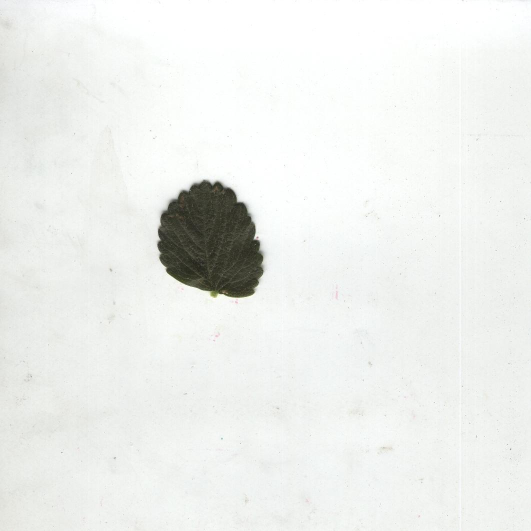
#> input picture database/fresa.1.jpg, 1062 x 1062 px (shown at 1/2 size)
$ python test_thres.py database/fresa.1.jpg 5 5   (Python 2 division)
#> lines starting #> are read from the running program, lines starting #| are printed output that depends on the picture; after the words box and inside, x2 and y2 are one past the last pixel; in counts of white or black regions, pixels touching at a corner belong together
### contour_fft.py
import numpy as np
import time
import cv2

def get_contour_fft(image_path, show_image=False, show_values=False):
    ''' Obtains FFT from contour vector of a leaf image in image_path

    This function takes three arguments: the path to the image, and two more
    to show the image from image_path and show the obtained values. Calculates
    a vector from the contour of the leaf in a clockwise direction and returns
    the FFT from that vector
    '''
#> called with image_path = 'database/fresa.1.jpg', show_image = 5, show_values = 5
    # Loads the image from image_path
    img = cv2.imread(image_path)[:,:,0]
#> img: shape (1062, 1062); min 14, max 255, mean 235.6

    # Applies Otsu threshold
    ret2,img = cv2.threshold(img,0,255,cv2.THRESH_BINARY+cv2.THRESH_OTSU)
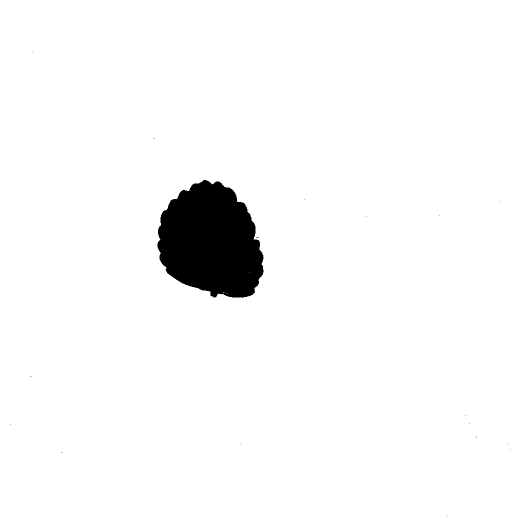
#> img: shape (1062, 1062) (shown at 1/2 size); 96.7% white; 18 black regions (17 under 20 px), largest, box (x1, y1, x2, y2) and area: (315, 360, 527, 595) 37168
#> ret2 = 146

    # Closing operation (wich would be opening if object were white) to
    # eliminate noise due to small particles as dust
    kernel = np.ones((3,3), np.uint8)
    image = cv2.morphologyEx(img, cv2.MORPH_CLOSE, kernel)
#> image: shape (1062, 1062); 96.7% white; 1 black region, box (x1, y1, x2, y2) and area: (315, 360, 527, 595) 37159

    # Shows the black and white image with grayed contour
    if show_image:
        cv2.namedWindow('image', cv2.WINDOW_NORMAL)
        cv2.resizeWindow('image', 480,480)
        cv2.imshow('image', image)
        cv2.waitKey(0)
        cv2.destroyAllWindows()

    # Finds a point to start the algorithm
    flag = 0
    for i in xrange(len(image)):
        for j in xrange(len(image[0])):
            if image[i, j] == 0:
                x_i = i
                y_i = j
                flag = 1
                break
        if flag:
            break

    next = 3
    # [x, y] is the starting point
    x = x_i
    y = y_i
    image[x, y] = 128
#> image: shape (1062, 1062); min 0, max 255, mean 246.6
    values = list()

    # Find the vector of directions around the leaf's contour
    while x != x_i or y != y_i or len(values) == 0:
        # Creates a list with the neighbour pixels
        neighbours = [[x-1, y-1], [x-1, y], [x-1, y+1], [x, y+1], [x+1, y+1],
            [x+1, y], [x+1, y-1], [x, y-1]]
        # Finds the direction of the next pixel clockwise
        for i in range(8):
            pixel = image[neighbours[next][0], neighbours[next][1]]
            if pixel == 0 or pixel == 128:
                break
            next = next + 1
            if next == 8:
                next = 0

        values.append(next)

        # Updates the actual pixel value
        x = neighbours[next][0]
        y = neighbours[next][1]

        # Changes the pixel color to gray to make it visible on the image
        image[x,y] = 128

        # Little trick to make the algorithm work
        if next < 2:
            next = 5 + next
        else:
            next = next - 2
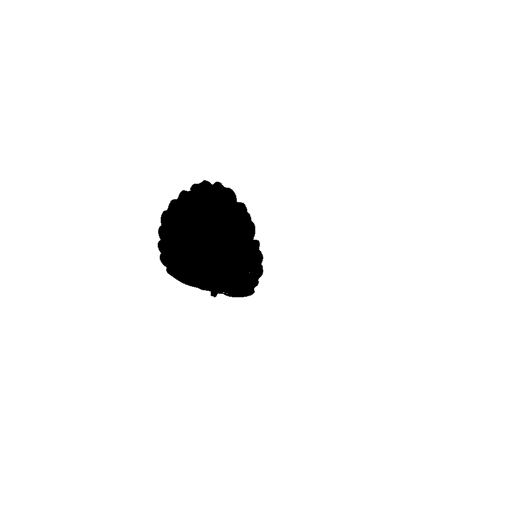
#> image: shape (1062, 1062) (shown at 1/2 size); min 0, max 255, mean 246.7
#> after the loop, next = 0; values = 704 values, max 7 at index 271, min 0 at index 329, mean 3.58

    # Prints amount of values and how many times each one has been repeated
    if show_values:
        print 'Values: {}, 0s: {}, 1s: {}, 2s: {}, 3s: {}, 4s: {}, 5s: {}, '\
            '6s: {}, 7s: {}'.format(len(values), values.count(0),
            values.count(1), values.count(2), values.count(3), values.count(4),
            values.count(5), values.count(6), values.count(7))
#| Values: 704, 0s: 77, 1s: 109, 2s: 64, 3s: 90, 4s: 79, 5s: 129, 6s: 42, 7s: 114

    # Zero padding to get a 4096 length vector
    while (len(values) < 2**12):
        values.append(0)
#> after the loop, values = 4096 values, max 7 at index 271, min 0 at index 329, mean 0.615

    # Computes FFT, eliminates the second half of the spectrum and computes
    # absoulte values
    fft = np.fft.fft(values)[1:2**11+1]
    fft = np.absolute(fft)
#> fft = 2048 values, max 2427.9 at index 0, min 1.56 at index 846, mean 44.68

    # Normalizes the vector to an amplitude of 100
    m = max(fft) / 100.0
#> m = 24.28
    for i in xrange(len(fft)):
        fft[i] /= m
#> after the loop, fft = 2048 values, max 100 at index 0, min 0.0642 at index 846, mean 1.84

    return fft

### test_thres.py
import matplotlib.pyplot as plt
import contour_fft
import numpy as np
import sys

if len(sys.argv) < 2 or len(sys.argv) > 4:
    print 'Error: This program should receive one to three arguments'
    print 'Usage: python2 test_thres.py "Path_to_image" "show_image" "show_values"'
    print 'Example: python2 test_thres.py images/leaf1.jpg 1 0'
    print 'Example: python2 test_thres.py images/leaf1.jpg 0'
    print 'Example: python2 test_thres.py images/leaf1.jpg\n'
    sys.exit()

image_path = sys.argv[1]
show_image = False if len(sys.argv) < 3 else int(sys.argv[2])
show_values = False if len(sys.argv) < 4 else int(sys.argv[3])
fft = contour_fft.get_contour_fft(image_path, show_image, show_values)

# [6 lines of commented-out code are left out]

$ run again, on database/fresa.14.jpg
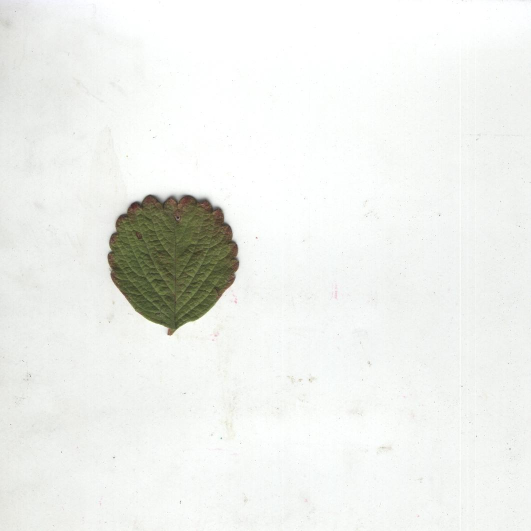
#> input picture database/fresa.14.jpg, 1062 x 1062 px (shown at 1/2 size)
#> in get_contour_fft, `ret2,img = cv2.threshold(img,0,255,cv2.THRESH_BINARY+cv2.THRESH_OTSU)`:
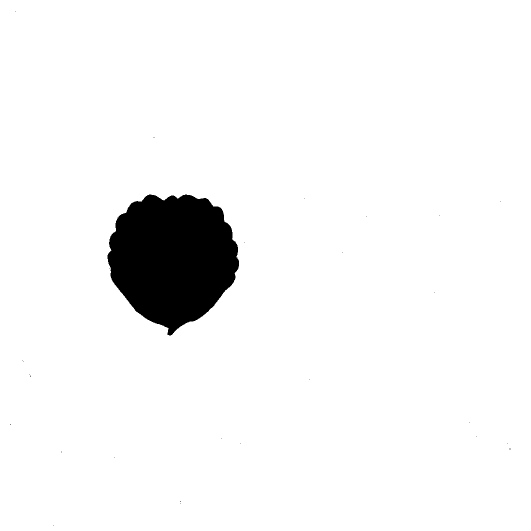
#> img: shape (1062, 1062) (shown at 1/2 size); 95.3% white; 28 black regions (27 under 20 px), largest, box (x1, y1, x2, y2) and area: (215, 389, 478, 671) 53380
#> ret2 = 153
#> after the loop in get_contour_fft, `while x != x_i or y != y_i or len(values) == 0:`:
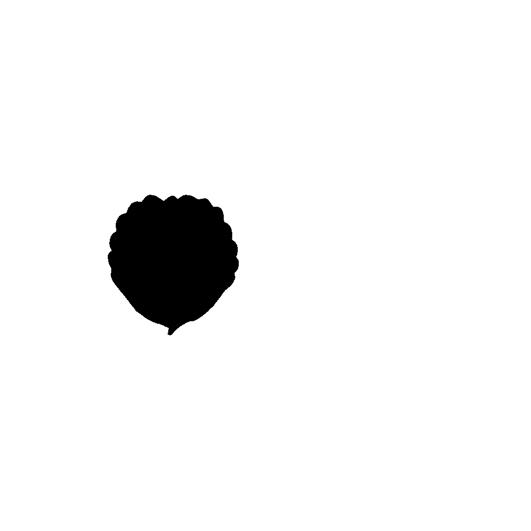
#> image: shape (1062, 1062) (shown at 1/2 size); min 0, max 255, mean 243
#> after the loop in get_contour_fft, `while x != x_i or y != y_i or len(values) == 0:`: next = 0; values = 788 values, max 7 at index 312, min 0 at index 443, mean 3.36
#| Values: 788, 0s: 99, 1s: 121, 2s: 82, 3s: 116, 4s: 79, 5s: 113, 6s: 110, 7s: 68
#> after the loop in get_contour_fft, `while (len(values) < 2**12):`: values = 4096 values, max 7 at index 312, min 0 at index 443, mean 0.647
#> in get_contour_fft, `fft = np.absolute(fft)`: fft = 2048 values, max 2540.2 at index 0, min 0.682 at index 233, mean 38
#> m = 25.4
#> after the loop in get_contour_fft, `for i in xrange(len(fft)):`: fft = 2048 values, max 100 at index 0, min 0.0268 at index 233, mean 1.5
